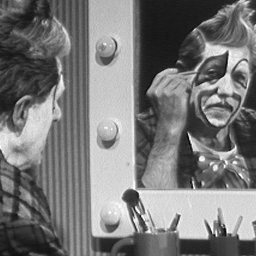
#> input picture fourier/ffthipr/images/cln1.png, 256 x 256 px
$ python fourier.py
#> lines starting #> are read from the running program, lines starting #| are printed output that depends on the picture; long printed decimals are rounded
### fourier/ffthipr/io_image.py
# https://courses.engr.illinois.edu/cs445/fa2023/

import cv2 as cv
import numpy as np


def read_image(image_path):
#> called with image_path = 'images/cln1.png'
    intensity_image = cv.imread(image_path, cv.IMREAD_GRAYSCALE)
#> intensity_image is the input picture: shape (256, 256); min 3, max 255, mean 120.3
    return intensity_image.astype(np.float32) / 255

### fourier/ffthipr/operators.py
import math

import numpy as np

from display import display_image
from io_image import read_image

'''
    Logarithm Operator
    https://homepages.inf.ed.ac.uk/rbf/HIPR2/pixlog.htm
'''


def log_op(image):
    print("max: ", np.max(image))
    print("min: ", np.min(image))
    # scaling constant for 8 bits
    c = 255.0 / math.log(1 + np.max(image))
    return c * np.log(1 + image)


# test
# [18 lines that do not run on import are left out]

### fourier/ffthipr/display.py
# https://courses.engr.illinois.edu/cs445/fa2023/

import matplotlib.pyplot as plot

def display_image(image, title):
    fig = plot.figure(figsize=(7.5, 5))
    plot.title(title)
    plot.imshow(image, cmap='gray')
    plot.axis('off')
    plot.show()

### fourier/ffthipr/fourier.py
# https://homepages.inf.ed.ac.uk/rbf/HIPR2/fourier.htm

import numpy as np
from operators import log_op
from io_image import read_image
from display import display_image


image = read_image("images/cln1.png")

# Fourier transform
fft_size = 1024  # should be order of 2 (for speed) and include padding
image_fft = np.fft.fft2(image, (fft_size, fft_size))
image_shifted = np.fft.fftshift(image_fft)

# Raw magnitude and phase
image_mag = np.abs(image_shifted)
image_phase = np.angle(image_shifted)
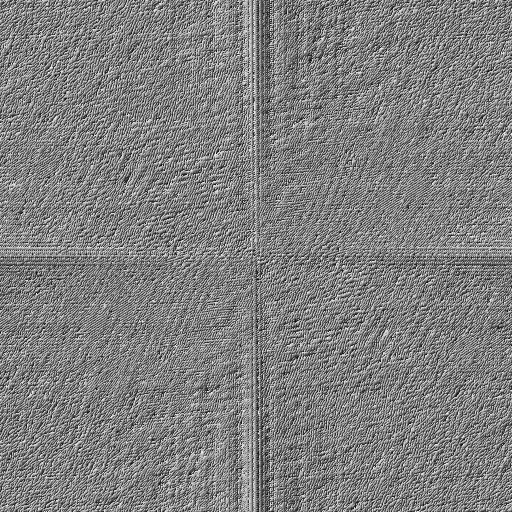
#> image_phase: shape (1024, 1024) float64 (shown at 1/2 size); min -3.14, max 3.14, mean 8.99e-06; drawn with min black and max white
display_image(image_mag, "Magnitude")
display_image(image_phase, "Phase")

# Log magnitude
image_log_mag = log_op(image_mag)
#| max:  30928.381
#| min:  0.007332
#> in log_op, `c = 255.0 / math.log(1 + np.max(image))`: c = 24.66
#> in log_op, `return c * np.log(1 + image)`:
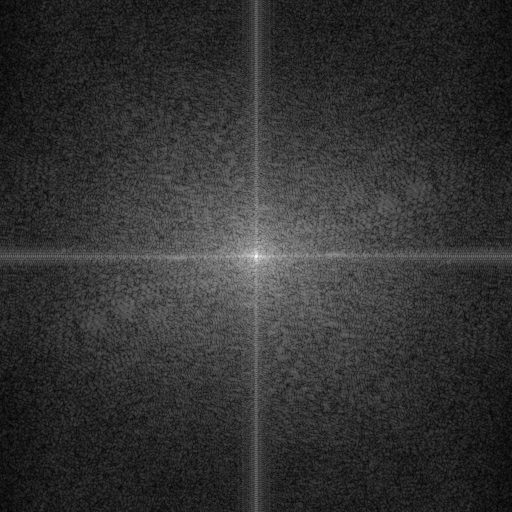
#> returned value: shape (1024, 1024) float64 (shown at 1/2 size); min 0.18, max 255, mean 50.4
display_image(image_log_mag, "Logarithm magnitude")

$ run again, with fourier/ffthipr/images/chess1.bmp saved as fourier/ffthipr/images/cln1.png
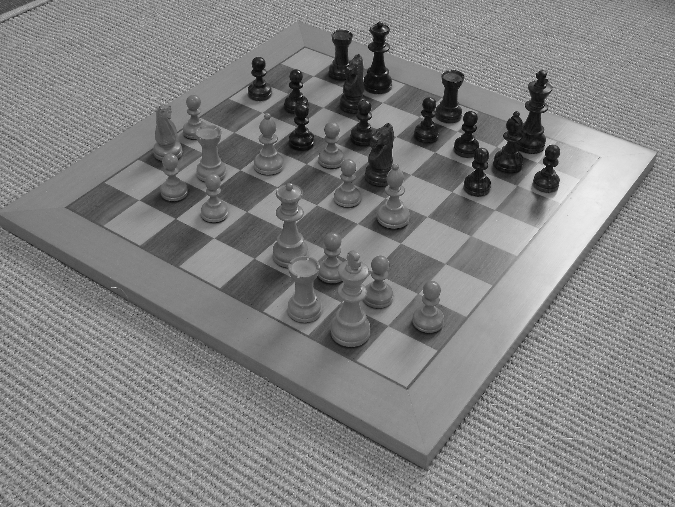
#> input picture fourier/ffthipr/images/chess1.bmp, 675 x 507 px
#> in read_image, intensity_image is the input picture: shape (507, 675); min 2, max 253, mean 129.1
#> `image_phase = np.angle(image_shifted)`:
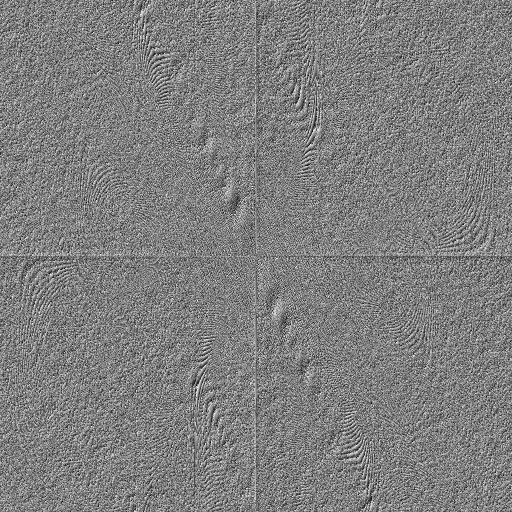
#> image_phase: shape (1024, 1024) float64 (shown at 1/2 size); min -3.14, max 3.14, mean -6.23e-19; drawn with min black and max white
#| max:  173300.554
#| min:  0.05315
#> c = 21.14
#> in log_op, `return c * np.log(1 + image)`:
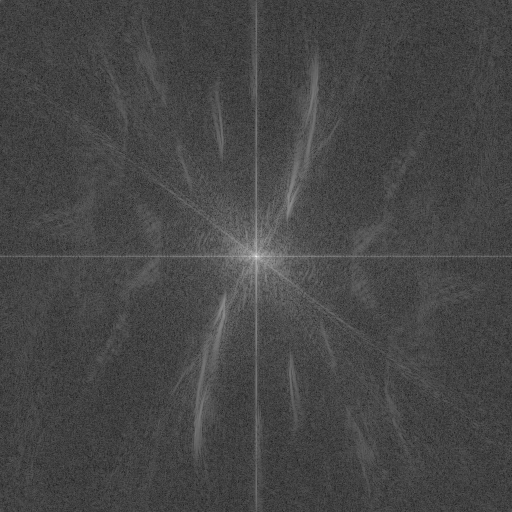
#> returned value: shape (1024, 1024) float64 (shown at 1/2 size); min 1.09, max 255, mean 70.4
